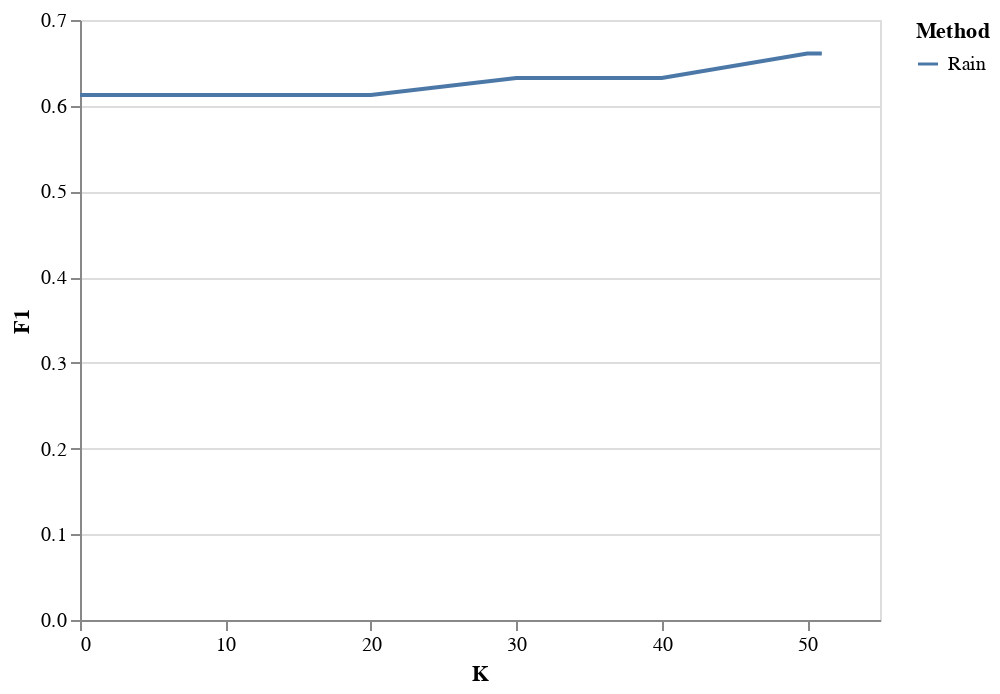

Notebook code for this chart:
### Code cell
manager_test = ModelManagerTest(proc.x_a_train, proc.x_b_train, proc.y_corr, LinearCombTest(1), 256)
manager_test.model.set_weights(manager_test0.model.get_weights())
manager_test.delta = tf.Variable(manager_test0.delta.value(), name="delta")
from mlsql.loss_ranker import LossRanker
ranker = LossRanker(manager=manager_test)
# ranker = InfluenceRanker(manager=manager_test, on=proc.test_complain)
fixer = AutoFixer(manager_test, proc.corrsel, K)

# AQs = []
weighted_f1 = []
rank_list = []
rank_time_rain = 0
model_time_rain = 0
# AQ = proc.test_complain(manager_test).AQ
f1 = f1_score(proc.y_test.numpy(), manager_test.model.predict(proc.x_a_test, proc.x_b_test).numpy(), average='weighted')
# f1 = f1_score(proc.y_query.numpy(), manager_test.model.predict(proc.x_a_query, proc.x_b_query).numpy(), average='weighted')
# AQs.append(float(AQ))
weighted_f1.append(f1)

step_size = 10
rain_k = int(np.ceil(K / step_size))
for k in trange(0, rain_k):
    nfix = min(step_size, K - step_size * k)
    assert nfix > 0

    start = time.time()
    rank = rank_fix(ranker, fixer, nfix)
    middle = time.time()
    manager_test.fit(max_iter=20000, tol=1e-8, print_value=True)
    end = time.time()
    
    rank_list.append(rank.numpy())
    rank_time_rain += middle - start
    model_time_rain += end - middle

#     AQ = proc.test_complain(manager_test).AQ
    f1 = f1_score(proc.y_test.numpy(), manager_test.model.predict(proc.x_a_test, proc.x_b_test).numpy(), average='weighted')
#     f1 = f1_score(proc.y_query.numpy(), manager_test.model.predict(proc.x_a_query, proc.x_b_query).numpy(), average='weighted')
#     AQs.append(float(AQ))
    weighted_f1.append(f1)

print("Rank_time:", rank_time_rain)
print("Model_time:", model_time_rain)
# AC = proc.test_complain(manager_test).AC

df_rain_test = pd.DataFrame({
#     "Complain": np.array(AQs) - AC,
    "F1": np.array(weighted_f1),
    "K": list(range(0, K, step_size)) + [K],
    "Method": np.repeat("Rain", len(weighted_f1)),
})
alt.Chart(pd.concat([df_rain_test])).mark_line().encode(
    alt.X('K:Q', axis=alt.Axis(tickCount=df_rain_test.shape[0], grid=False)),
    alt.Y("F1:Q"),
    color = "Method"
)

### Figure 1 — Vega-Lite specification as saved in the notebook (floating-point values rounded to 4 significant figures)
{"config": {"view": {"continuousWidth": 400, "continuousHeight": 300}}, "data": {"name": "data-1807a8c4c862046bc824fc65b085c570"}, "mark": "line", "encoding": {"color": {"type": "nominal", "field": "Method"}, "x": {"type": "quantitative", "axis": {"grid": false, "tickCount": 7}, "field": "K"}, "y": {"type": "quantitative", "field": "F1"}}, "$schema": "https://vega.github.io/schema/vega-lite/v4.8.1.json", "datasets": {"data-1807a8c4c862046bc824fc65b085c570": [{"F1": 0.6126, "K": 0, "Method": "Rain"}, {"F1": 0.6126, "K": 10, "Method": "Rain"}, {"F1": 0.6126, "K": 20, "Method": "Rain"}, {"F1": 0.6322, "K": 30, "Method": "Rain"}, {"F1": 0.6322, "K": 40, "Method": "Rain"}, {"F1": 0.661, "K": 50, "Method": "Rain"}, {"F1": 0.661, "K": 51, "Method": "Rain"}]}}
